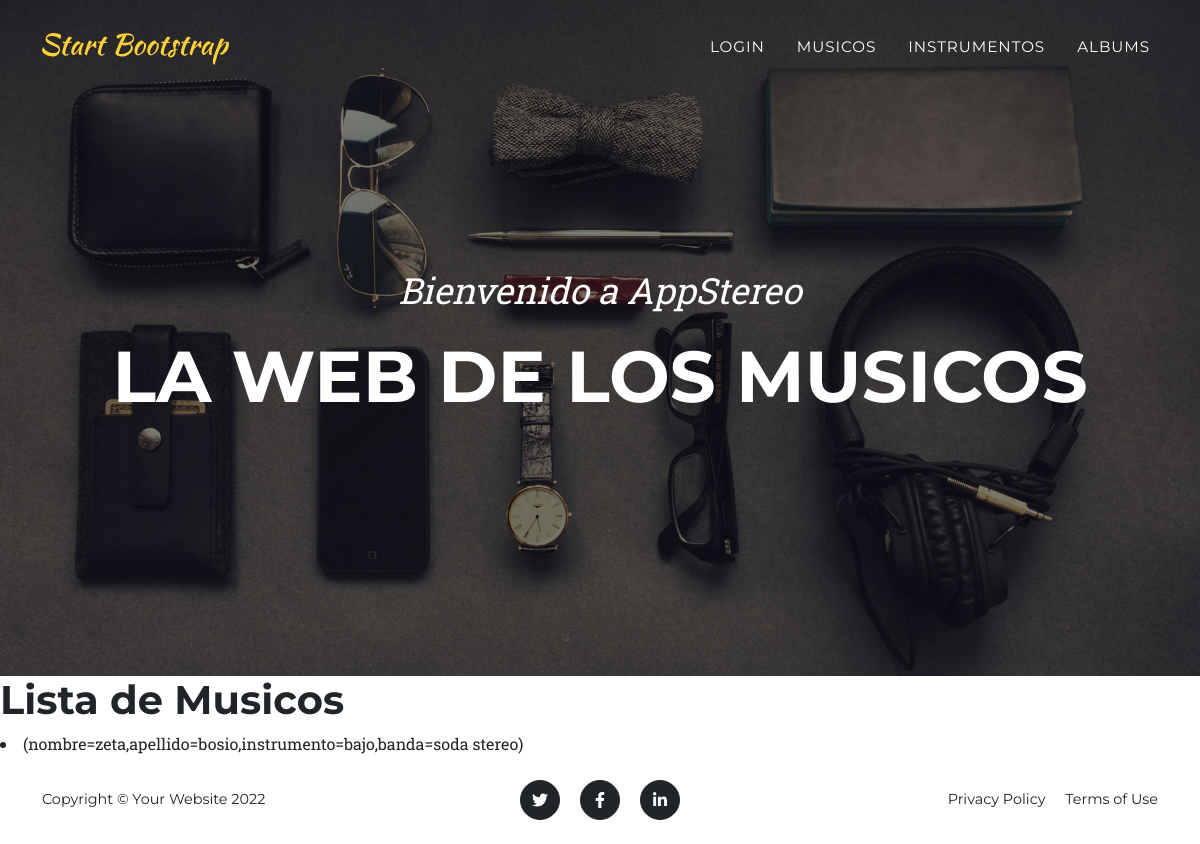
Page /leerMusicos/ on the earlier database version.
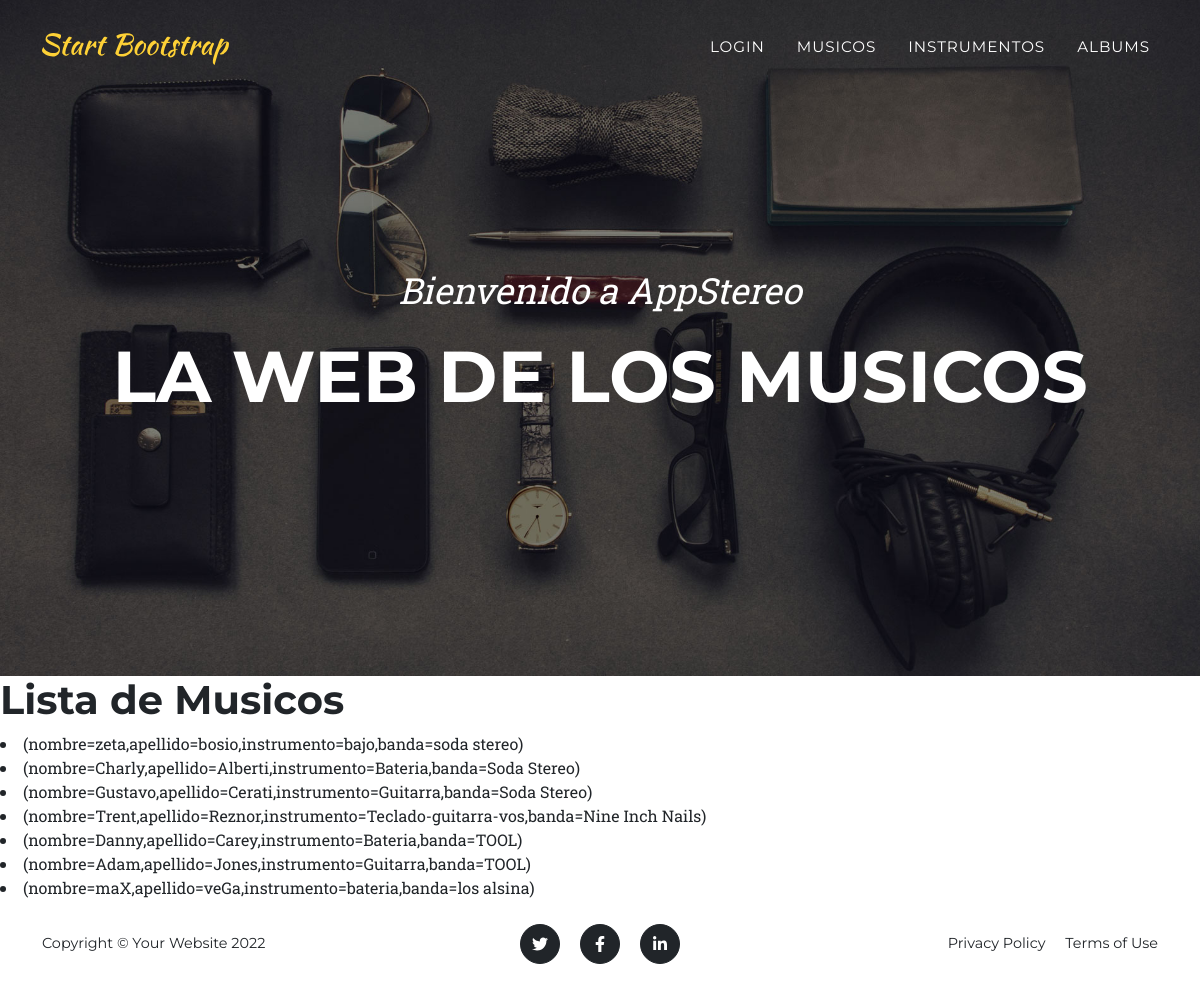
Same page on the later database version.
### AppStereo/models.py (models this page shows)
class Musicos(models.Model):
    nombre = models.CharField(max_length=50)
    apellido = models.CharField(max_length=50)
    edad = models.IntegerField()
    instrumento = models.CharField(max_length=50)
    banda = models.CharField(max_length=50)
    def __str__(self):
        return f"(nombre={self.nombre},apellido={self.apellido},instrumento={self.instrumento},banda={self.banda})"

### AppStereo/views.py (the view)
def leerMusicos(request):
    musicos = Musicos.objects.all()
    return render(request, "AppStereo/leerMusicos.html", {'musicos': musicos})

### AppStereo/templates/AppStereo/leerMusicos.html (shortened to what this page needs)
{% extends "AppStereo/base.html" %}
{% load static %}
{% block contenido %}
<h1>Lista de Musicos</h1>
<body>
    {% for i in musicos %}
        <li>{{i}}</li>
    {% endfor %}
<body>
{% endblock %}

### AppStereo/templates/AppStereo/base.html (shortened to what this page needs)
<!DOCTYPE html>
<html lang="en">
    {% load static %}
    <head>
        <link href="{% static 'AppStereo/css/styles.css' %}" rel="stylesheet" />
    </head>
    <body id="page-top">
        <nav class="navbar navbar-expand-lg navbar-dark fixed-top" id="mainNav">
            <div class="container">
                <a class="navbar-brand" href="#page-top"><img src="assets/img/navbar-logo.svg" alt="..." /></a>
                <div class="collapse navbar-collapse" id="navbarResponsive">
                    <ul class="navbar-nav text-uppercase ms-auto py-4 py-lg-0">
                        <li class="nav-item"><a class="nav-link" href="{% url 'Login'%}">Login</a></li>
                        <li class="nav-item"><a class="nav-link" href="{% url 'MusicosForm'%}">Musicos</a></li>
                        <li class="nav-item"><a class="nav-link" href="{% url 'InstrumentosForm'%}">Instrumentos</a></li>
                        <li class="nav-item"><a class="nav-link" href="{% url 'Albums'%}">Albums</a></li>
                    </ul>
                </div>
            </div>
        </nav>
        <header class="masthead">
            <div class="container">
                <div class="masthead-subheading">Bienvenido a AppStereo</div>
                <div class="masthead-heading text-uppercase">La web de los musicos</div>
            </div>
        </header>
        {% block contenido %}
        {% endblock %}
        <footer class="footer py-4">
            <div class="container">
                <div class="row align-items-center">
                    <div class="col-lg-4 text-lg-start">Copyright &copy; Your Website 2022</div>
                    <div class="col-lg-4 my-3 my-lg-0">
                        <a class="btn btn-dark btn-social mx-2" href="#!" aria-label="Twitter"><i class="fab fa-twitter"></i></a>
                        <a class="btn btn-dark btn-social mx-2" href="#!" aria-label="Facebook"><i class="fab fa-facebook-f"></i></a>
                        <a class="btn btn-dark btn-social mx-2" href="#!" aria-label="LinkedIn"><i class="fab fa-linkedin-in"></i></a>
                    </div>
                    <div class="col-lg-4 text-lg-end">
                        <a class="link-dark text-decoration-none me-3" href="#!">Privacy Policy</a>
                        <a class="link-dark text-decoration-none" href="#!">Terms of Use</a>
                    </div>
                </div>
            </div>
        </footer>
    </body>
</html>

Differences in the rows shown:
added Musicos: nombre+apellido+instrumento "(nombre=Charly,apellido=Alberti,instrumento=Bateria,banda=Soda Stereo)"
added Musicos: nombre+apellido+instrumento "(nombre=Gustavo,apellido=Cerati,instrumento=Guitarra,banda=Soda Stereo)"
added Musicos: nombre+apellido+instrumento "(nombre=Trent,apellido=Reznor,instrumento=Teclado-guitarra-vos,banda=Nine Inch Nails)"
added Musicos: nombre+apellido+instrumento "(nombre=Danny,apellido=Carey,instrumento=Bateria,banda=TOOL)"
added Musicos: nombre+apellido+instrumento "(nombre=Adam,apellido=Jones,instrumento=Guitarra,banda=TOOL)"
added Musicos: nombre+apellido+instrumento "(nombre=maX,apellido=veGa,instrumento=bateria,banda=los alsina)"
